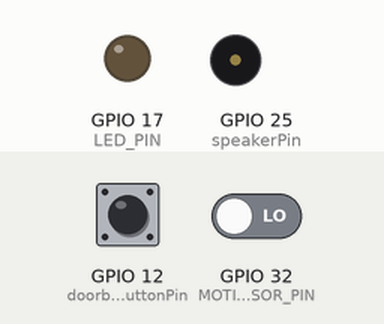
Simulated run of this sketch. Board: ESP32. Shown: output pins drawn as LEDs (lit = HIGH), buzzer (waves = sounding). Inputs (shaded band) come from the test bench; at power-on: GPIO 12 (doorbellButtonPin) HIGH, GPIO 32 (MOTION_SENSOR_PIN) LOW. WiFi joins after 1.5 s; servers stay silent unless stated; what the sketch prints to the serial monitor is not drawn.

Above: at 2.7 s.
2.8 s: GPIO 12 (doorbellButtonPin) pulled LOW for 1 s
At 3.2 s:
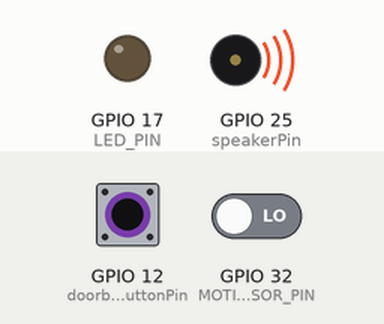
5.9 s: GPIO 32 (MOTION_SENSOR_PIN) driven HIGH
At 6.7 s:
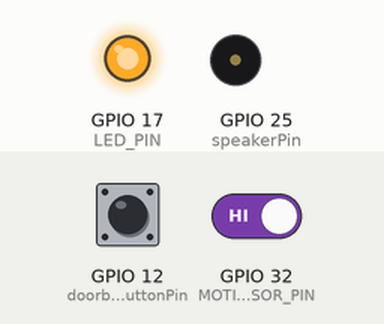
7.4 s: GPIO 12 (doorbellButtonPin) pulled LOW for 0.15 s
At 7.9 s:
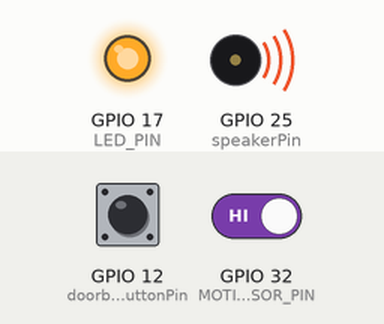
9.7 s: GPIO 12 (doorbellButtonPin) pulled LOW for 3.2 s
At 13.5 s:
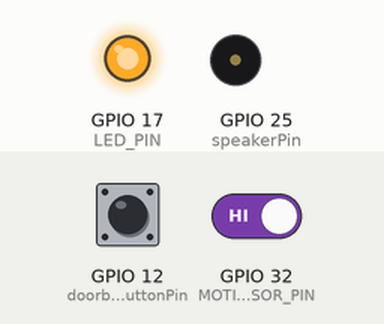
14.4 s: GPIO 32 (MOTION_SENSOR_PIN) driven LOW
At 15.6 s:
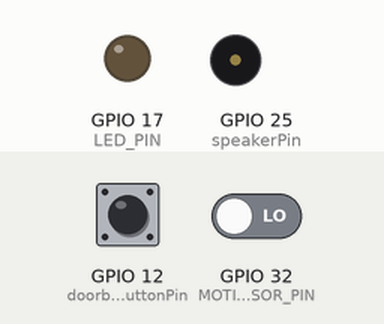
Timing chart, 0 to 16.9 s (numbered marks = the images above; inputs shaded):
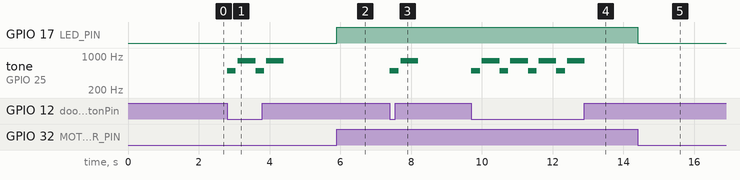

Measured:
- after the input at 2.8 s, tone on GPIO 25 (speakerPin): plays 500 Hz for 0.25 s, 800 Hz for 0.50 s, 500 Hz for 0.25 s, 800 Hz for 0.50 s, starting at once
- after the input at 5.9 s, GPIO 17 (LED_PIN): LOW → HIGH at once
- after the input at 7.4 s, tone on GPIO 25 (speakerPin): silent → 500 Hz at once, → silent 0.25 s later, → 800 Hz 0.05 s later, → silent 0.50 s later
- after the input at 9.7 s, tone on GPIO 25 (speakerPin): silent → 500 Hz at once, then repeats every 0.80 s: silent 0.05 s, 800 Hz 0.50 s, 500 Hz 0.25 s, until it stays silent from 12.9 s
- after the input at 14.4 s, GPIO 17 (LED_PIN): HIGH → LOW at once

The sketch:

Website-Motion-Doorbell.ino
```cpp
#include <WiFi.h>
#include <WiFiClient.h>
#include <WebServer.h>
#include <ESPmDNS.h>
#include "homepage.h"
#include <Arduino.h>

// WiFi credentials
const char* ssid = "Iphone";
const char* password = "12345678";

// Web server
WebServer server(80);

// Motion sensor and LED pins
#define MOTION_SENSOR_PIN  32
#define LED_PIN            17

// Doorbell button and speaker pins
const int doorbellButtonPin = 12;
const int speakerPin = 25;

// Variables for motion detection
int motionStateCurrent = LOW;
int motionStatePrevious = LOW;
String motionStatus = "No Motion Detected";
unsigned long lastMotionTime = 0;

void setup() {
  Serial.begin(115200);

  // Connect to WiFi
  WiFi.mode(WIFI_STA);
  WiFi.begin(ssid, password);
  Serial.println("");
  while (WiFi.status() != WL_CONNECTED) {
    delay(500);
    Serial.print(".");
  }
  Serial.println("");
  Serial.print("Connected to ");
  Serial.println(ssid);
  Serial.print("IP address: ");
  Serial.println(WiFi.localIP());

  // Initialize mDNS
  if (MDNS.begin("esp32")) {
    Serial.println("MDNS responder started");
  }

  // Setup routes for web server
  server.on("/", handleRoot);
  server.on("/motion-status", HTTP_GET, handleMotionStatus);
  server.on("/inline", []() {
    server.send(200, "text/plain", "this works as well");
  });
  server.onNotFound(handleNotFound);
  server.begin();

  // Initialize motion sensor and LED
  pinMode(MOTION_SENSOR_PIN, INPUT);
  pinMode(LED_PIN, OUTPUT);

  // Initialize doorbell button and speaker
  pinMode(doorbellButtonPin, INPUT_PULLUP);
  pinMode(speakerPin, OUTPUT);
}


void detectMotion() {
  motionStatePrevious = motionStateCurrent;
  motionStateCurrent = digitalRead(MOTION_SENSOR_PIN);
  unsigned long debounceTime = 2000;

  if (motionStatePrevious == LOW && motionStateCurrent == HIGH) {
    if (millis() - lastMotionTime > debounceTime) {
      Serial.println("Motion detected");
      digitalWrite(LED_PIN, HIGH);
      motionStatus = "Motion Detected";
      lastMotionTime = millis();
    }
  } else if (motionStatePrevious == HIGH && motionStateCurrent == LOW) {
    Serial.println("Motion stopped");
    digitalWrite(LED_PIN, LOW);
    motionStatus = "No Motion Detected";
  }
}

void handleRoot() {
  String message = homePage;
  server.send(200, "text/html", message);
}

void handleMotionStatus() {
  server.send(200, "text/plain", "updateMotionStatus('" + motionStatus + "');");
}

void handleNotFound() {
  String message = "File Not Found\n\n";
  message += "URI: ";
  message += server.uri();
  message += "\nMethod: ";
  message += (server.method() == HTTP_GET) ? "GET" : "POST";
  message += "\nArguments: ";
  message += server.args();
  message += "\n";
  for (uint8_t i = 0; i < server.args(); i++) {
    message += " " + server.argName(i) + ": " + server.arg(i) + "\n";
  }
  server.send(404, "text/plain", message);
}

void checkDoorbell() {
  if (digitalRead(doorbellButtonPin) == LOW) {
    Serial.println("Doorbell pressed!");
    playDoorbellSound();
  }
}

void playDoorbellSound() {
  tone(speakerPin, 500, 250);  // Ding
  delay(300);  // Pause between ding and dong
  tone(speakerPin, 800, 500);  // Dong
  delay(500);  // Pause before repeating
  noTone(speakerPin);  // Stop the tone
}

void loop() {
  server.handleClient();
  delay(2);
  detectMotion();
  checkDoorbell();
}
```

homepage.h
```cpp
// To create literal strings stored in flash memory enclose your HTML code between
// F(R"=====( HTML code here )=====");
// If you have 1 reading then you probably have 2 literal strings
// If you have 2 readings then you probably have 3 literal strings etc.

String homePage = F(R"=====(
<!DOCTYPE HTML>
<html lang="en">
<head>
    <title>IOT Project - Andrew Fox</title>
    <style type="text/css">


* {
    padding: 0;
    box-sizing: border-box;
}

.header {
  padding: 30px;
  text-align: center;
  color: #FFF;
  font-size: 40px;

}

body {
    margin: 0;
    min-height: 100vh;
    background-color: #0075FF;
    font-family: "Roboto", sans-serif;
}

nav {
    margin: 0 1%;
    box-shadow: rgba(0, 0, 0, 0.25) 0px 54px 55px, rgba(0, 0, 0, 0.12) 0px -12px 30px, rgba(0, 0, 0, 0.12) 0px 4px 6px, rgba(0, 0, 0, 0.17) 0px 12px 13px, rgba(0, 0, 0, 0.09) 0px -3px 5px;;
    border-radius: 15px;
    display: flex;
    justify-content: space-between;
    padding: 15px 5%;
    align-items: center;
    background: #18283B;
    width: 98%;
    transition: ease-in-out .5s;
}


.logo {
    color: #FFF;
    font-size: 22px;
}

ul {
    list-style: none;
}

ul li {
    display: inline-block;
}

ul li a {
    text-decoration: none;
    color: #8291A5;
    padding: 8px 30px;
    border-radius: 7px;
    transition: all .3s ease;
}

ul li a:hover,
ul li a.active {
    color: #FFF;
    background: #0075FF;
}

#icon {
    background-color: #0075FF;
    padding: 5px 7px 3px 7px;
    border-radius: 4px;
    cursor: pointer;
    transition: all .3s ease;
}

#icon svg {
    color: #FFF;
    height: 28px;
    transition: all .3s ease;
}

#icon:hover {
    background: #FFF;
}

#icon:hover svg {
    color: #0075FF;
}

#checkbox,
#icon {
    display: none;
}


/****************************/


.sticky {
  position: fixed;
  top: 0;
  width: 100%;
  margin: 0;
  border-radius: 0px;
  transition: ease-in-out .5s;
}

.sticky + .box {
  margin-top: 183px;

}
/*******************************/
        .box {
            box-shadow: rgba(0, 0, 0, 0.25) 0px 54px 55px, rgba(0, 0, 0, 0.12) 0px -12px 30px, rgba(0, 0, 0, 0.12) 0px 4px 6px, rgba(0, 0, 0, 0.17) 0px 12px 13px, rgba(0, 0, 0, 0.09) 0px -3px 5px;
            text-align: center;
            width: 66vw;
            height: 37.125vw;
            max-width: 100%;
            margin: 100px auto;
            background: white;
            border-radius: 30px;
        }

    .motion-status {
        text-align: center;
        margin-top: 20px;
    }

    #motionStatus {
        font-size: 24px;

        font-weight: bold;
        margin-bottom: 10px;
    }

    </style>
</head>
<body>
    <div class="header">
        <h2>Smart Security Doorbell</h2>
        <p></p>
    </div>
    <nav id="navbar">
        <div class="logo">Internet of Things Project - Andrew Fox</div>
        <input type="checkbox" id="checkbox">
        <label for="checkbox" id="icon">
            <svg fill="none" stroke="currentColor" viewBox="0 0 24 24" xmlns="http://www.w3.org/2000/svg">
                <path stroke-linecap="round" stroke-linejoin="round" stroke-width="2" d="M4 6h16M4 12h16M4 18h16"></path>
            </svg>
        </label>
        <ul>
            <li><a href="#" class="active">Home</a></li>
            <li><a href="https://github.com/AndrewFoxATU/Security-Doorbell-IOT-Project">GitHub</a></li>
            <li><a href="#video">Video</a></li>
        </ul>
    </nav>

    <div class="box">
        <iframe style="border-radius: 30px; width: 100%; height: 100%;" src="http://172.20.10.4:81/stream"></iframe>


    <div class="motion-status">
        <p id='motionStatus'>No Motion Detected</p>
    </div>

    <div class="doorbell-status">
    <section id="#video"></section>
    <div class="box">
        <video width="100%" height="100%" controls>
            <source src="Andrew Fox IOT DEC PROJECT VIDEO.mp4" type="video/mp4">
        </video>
    </div>

    <script>
        window.onscroll = function () {
            sticky1()
        };

        var navbar = document.getElementById("navbar");
        var sticky = navbar.offsetTop;

        function sticky1() {
            if (window.pageYOffset >= sticky) {
                navbar.classList.add("sticky")
            } else {
                navbar.classList.remove("sticky");
            }
        }

        // Function to update motion status on the webpage
        function updateMotionStatus(status) {
            document.getElementById('motionStatus').innerHTML = status;
        }

        // Periodically update the motion status every 2.5 second (2500 milliseconds)
        setInterval(function () {
            // Use AJAX to request the latest motion status from the server
            var xhr = new XMLHttpRequest();
            xhr.onreadystatechange = function () {
                if (xhr.readyState == 4 && xhr.status == 200) {
                    eval(xhr.responseText); // Execute the JavaScript code received from the server
                }
            };
            xhr.open('GET', '/motion-status', true);
            xhr.send();
        }, 2500); // 2500 milliseconds = 2.5 second
    </script>
</body>
</html>
)=====");
```
